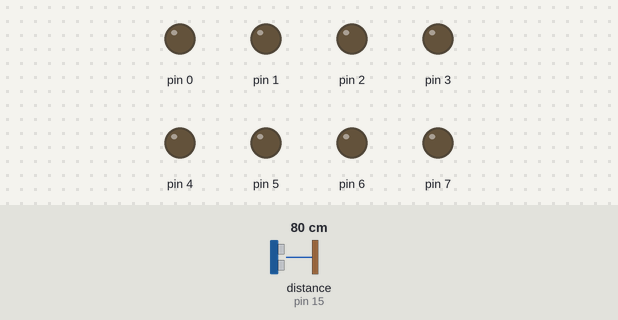
The sketch below on a simulated Arduino Uno, built with avr-gcc and run on an emulated ATmega328P. Parts: output pins drawn as LEDs (lit = HIGH). The inputs (shaded band) are chosen by the test bench; at power-on: distance to the obstacle (sensor on pin 15) 80 cm. The echo pulse lasts 58.3 µs per cm.

Above: at 1.2 s.
1.3 s: distance to the obstacle (sensor on pin 15) set to 2 cm
At 2.0 s:
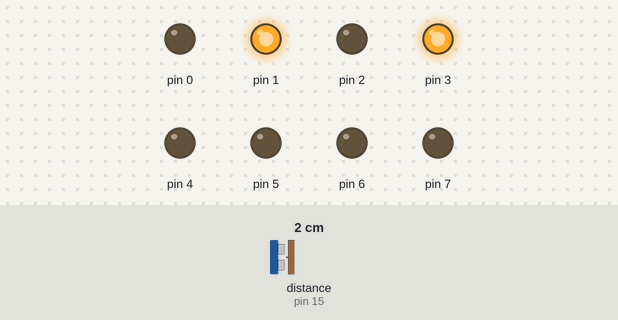
2.9 s: distance to the obstacle (sensor on pin 15) set to 4 cm
At 3.7 s:
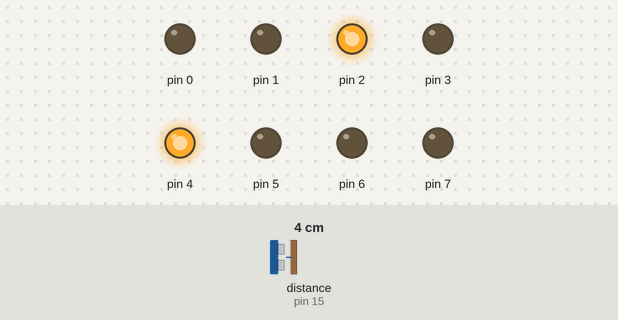
4.5 s: distance to the obstacle (sensor on pin 15) set to 9 cm
At 5.5 s:
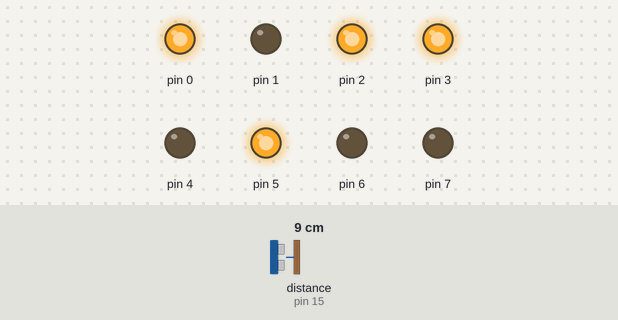
6.1 s: distance to the obstacle (sensor on pin 15) set to 18 cm
At 7.4 s:
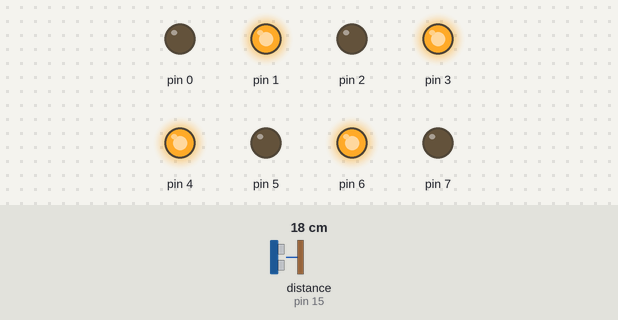
7.7 s: distance to the obstacle (sensor on pin 15) set to 35 cm
At 8.5 s:
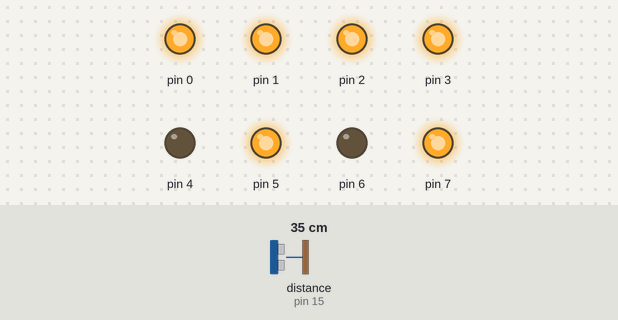
9.3 s: distance to the obstacle (sensor on pin 15) set to 60 cm
At 10.2 s:
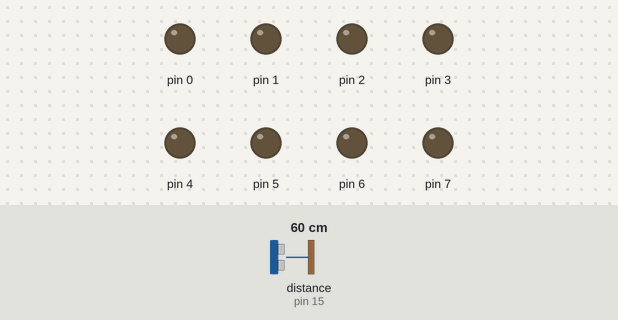
Timing chart, 0 to 11.9 s (numbered marks = the images above; inputs shaded):
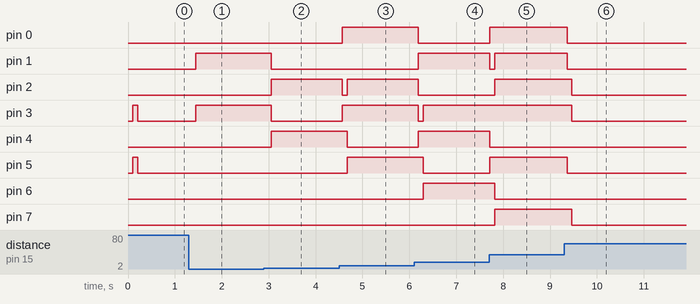

Measured:
- after the input at 1.3 s, pin 1, pin 3: LOW → HIGH after 0.14 s
- after the input at 2.9 s, pin 1, pin 3: HIGH → LOW after 0.16 s; pin 2, pin 4: LOW → HIGH after 0.16 s
- after the input at 4.5 s, pin 0, pin 3: LOW → HIGH after 0.07 s; pin 2: HIGH → LOW after 0.07 s, → HIGH 0.10 s later; pin 4: HIGH → LOW after 0.17 s; pin 5: LOW → HIGH after 0.17 s
- after the input at 6.1 s, pin 0, pin 2: HIGH → LOW after 0.09 s; pin 1, pin 4: LOW → HIGH after 0.09 s; pin 3: HIGH → LOW after 0.09 s, → HIGH 0.10 s later; pin 5: HIGH → LOW after 0.19 s; pin 6: LOW → HIGH after 0.19 s
- after the input at 7.7 s, pin 0, pin 5: LOW → HIGH at once; pin 1: HIGH → LOW at once, → HIGH 0.10 s later; pin 2, pin 7: LOW → HIGH after 0.12 s; pin 4: HIGH → LOW at once; pin 6: HIGH → LOW after 0.12 s
- after the input at 9.3 s, pin 0, pin 1, pin 5: HIGH → LOW after 0.06 s; pin 2, pin 3, pin 7: HIGH → LOW after 0.17 s

The sketch:

sonar.ino
```cpp
// ---------------------------------------------------------------------------
// Example NewPing library sketch that does a ping about 20 times per second.
// ---------------------------------------------------------------------------
// modificado para usar como DAC

#include <NewPing.h>
// para nano
#define TRIGGER_PIN  14  // Arduino pin tied to trigger pin on the ultrasonic sensor.
#define ECHO_PIN     15  // Arduino pin tied to echo pin on the ultrasonic sensor.
#define MAX_DISTANCE 50 // Maximum distance we want to ping for (in centimeters). Maximum sensor distance is rated at 400-500cm.

////para UNO plug and play
//#define TRIGGER_PIN  9  // Arduino pin tied to trigger pin on the ultrasonic sensor.
//#define ECHO_PIN     10  // Arduino pin tied to echo pin on the ultrasonic sensor.
//#define MAX_DISTANCE 50 // Maximum distance we want to ping for (in centimeters). Maximum sensor distance is rated at 400-500cm.

NewPing sonar(TRIGGER_PIN, ECHO_PIN, MAX_DISTANCE); // NewPing setup of pins and maximum distance.
int medida_past =10 ;

void setup() {
//  pinMode(11,OUTPUT);
//  pinMode(8,OUTPUT);
//
//  digitalWrite(8,HIGH);
//  digitalWrite(11,LOW);

//para UNO
//    pinMode(11,OUTPUT);
//pinMode(8,OUTPUT);
//
//digitalWrite(8,HIGH);
//  digitalWrite(11,LOW);


   for (int i=0;i<8;i++){
    pinMode(i,OUTPUT);}
//  Serial.begin(9600); // Open serial monitor at 9600 baud to see ping results.
}

void loop() {
  //delay(50);// Wait 50ms between pings (about 20 pings/sec). 29ms should be the shortest delay between pings.


  delay(100);//10 ping por segundo
// Serial.print("Ping: ");
int medida_actual = sonar.ping_cm();

int medida_filtro = ((0.8)*medida_past) + ((0.2)*medida_actual);

 // Serial.println(int(medida_filtro)); // Send ping, get distance in cm and print result (0 = outside set distance range)
// Serial.print("cm");
  PORTD = medida_filtro*5;
  medida_past=  medida_actual;

}
```
